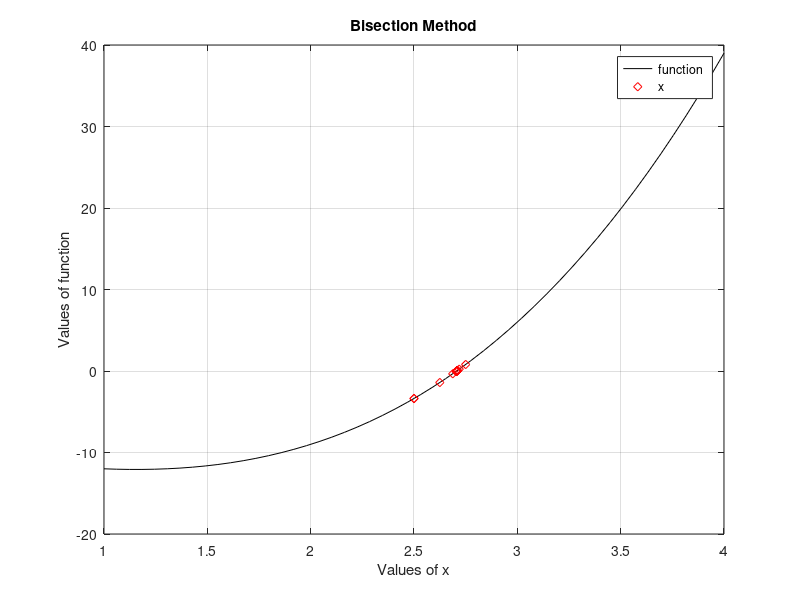

Write MATLAB code to recreate this figure.
function s = task_102 ()

  function y = f(x)
    y = x.^3 - 4*x - 9;
  end
  a = 2;
  b = 3;
  lim = 0.000001;
  A = [];
 c = (a + b) / 2;
  while abs(f(c)) > lim

      A = [A; c];
       c = (a + b) / 2;
      if f (c) == 0
        break;
      elseif f(a) * f(c) < 0
        b = c;
      else f (b) * f(c) < 0
        a = c;
      end
    end
  fprintf ('%f\n', A (end));

  x = linspace(1, 4, 50);
  y = f(x);
  plot (x, y, 'k');
  grid on;
  hold on;
  plot(A, f(A), 'rd');
  xlabel('Values of x');
  ylabel('Values of function');
  title('Bisection Method');
  legend('function ', 'x');


endfunction
